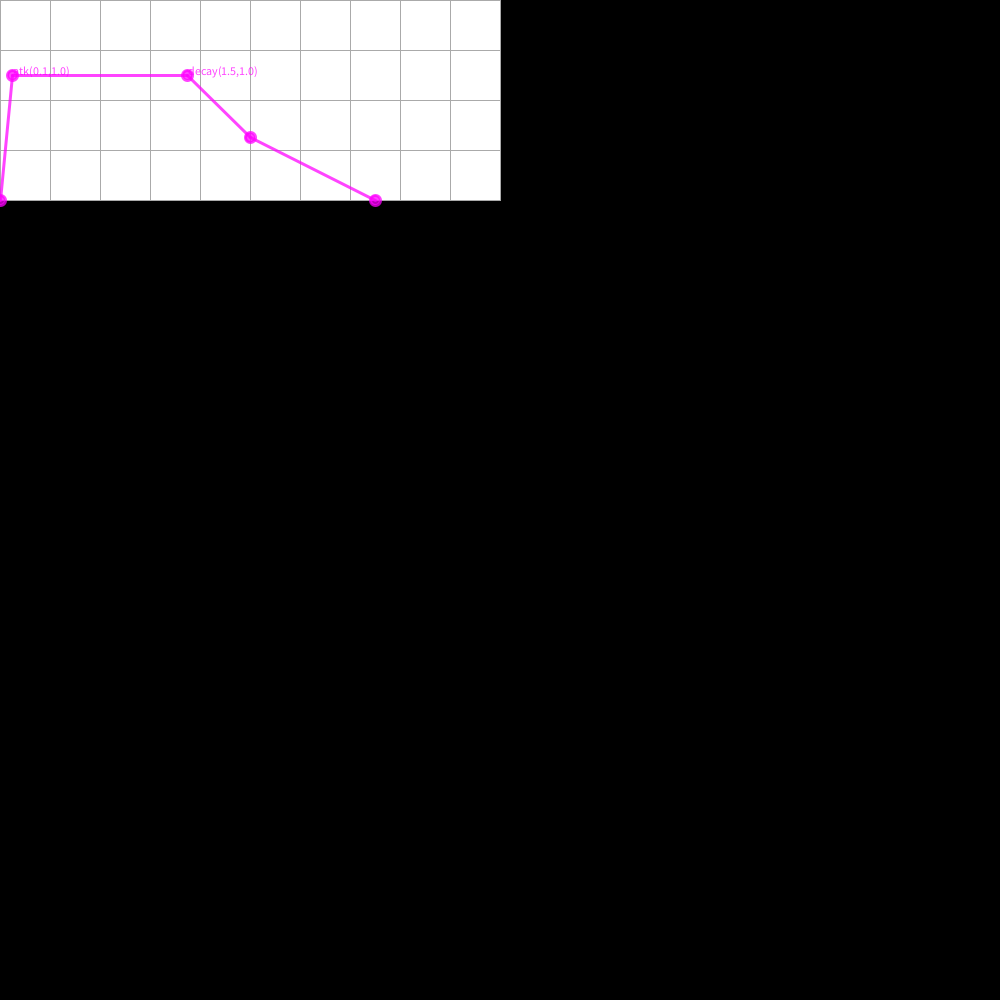
Frame 1 (no input)
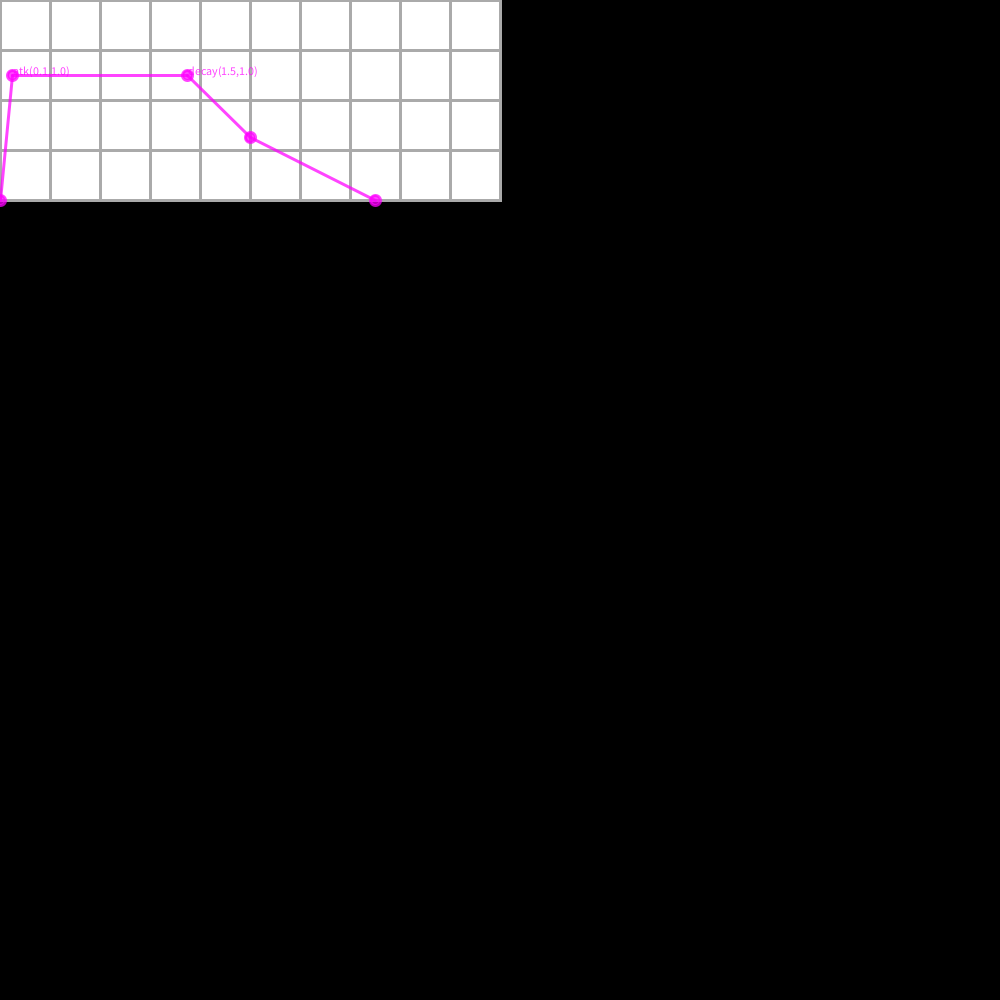
Frame 60 (the mouse pressed at the canvas centre just before this capture)
Frame 120 (the mouse held since frame 60 and released just before this capture): identical to frame 60, image omitted

The Processing sketch that drew these frames (run headless with seeded random() and noise(); from frame 60 on, the mouse is pressed at the canvas centre):

// Processing sketch: EnvelopeShaperBroke
// ── EnvelopeShaperBroke.pde
EnvelopeShaper env;
void setup(){
  size(1000,1000);
  env = new EnvelopeShaper(0,0,500,200,255,0xbbff00ff);
  
  
}


void draw(){
  background(0);
  env.drawEnvelope(0,0,10);
  //env.updateR();
}

  void mouseDragged(){
    float distance = dist(env.attack.x*env.w/4, env.h-env.attack.y*env.w/4, mouseX, mouseY);
   if(distance < 20){
    
     env.attack.x = mouseX/env.w/4;
     env.attack.y = mouseY/env.w/4;
    
    println(env.attack.y);
    }
  }
// ── Envelop.pde
class EnvelopeShaper{
  PVector[] adsr, adsrScale;
  PVector start;
  PVector attack;
  PVector decay;
  PVector sustain;
  PVector release;
  //PVector end;
  float x, y, w,h;
  color fg, bg;
  float yScalar;
  float xScalar;
  
  
  EnvelopeShaper(float _x, float _y, float _w, float _h, color _bg, color _fg){
   adsr = new PVector[5];
   float defaultY[] = {0, 1, 0.8, 0.5, 0.0};
    // adsr[0] = new PVector(0,0);
    for(int i=0; i<adsr.length; i++){
      adsr[i] = new PVector(float(i)/2,defaultY[i]);
    }
    adsrScale = new PVector[5];
    for(int i=0; i<adsrScale.length; i++){
      adsr[i] = new PVector(float(i)/2,defaultY[i]);
    }
    
    printArray(adsr);
    start = new PVector(0,0);
   attack = new PVector(0.1,1);
   decay = new PVector(1.5, 1.0);
   sustain = new PVector(2.0, 0.5);
   release = new PVector(3.0, 0); 
   
   x = _x;
   y = _y;
   w = _w;
   h = _h;
   fg = _fg;
   bg = _bg;
   
  }
  
  void drawEnvelope(float xpos, float ypos, float diam){
    float s=w/4;
    //background
    fill(bg);
    stroke(0xffaaaaaa);
    rect(xpos, ypos, w, h);
    PVector relative = new PVector(xpos, ypos);
    for(int i=0; i<=w; i+=w/10){
      for(int j=0; j <=h; j+=w/10){
        line(i,j,i,h);
        line(0,j,w,j);
      }
    }
    
    //lines
    stroke(fg);
    strokeWeight(3);
    noFill();
    
    line(start.x*s+xpos, h-start.y*s+ypos, attack.x*s+xpos, h-attack.y*s+ypos);
    line(attack.x*s+xpos, h-attack.y*s+ypos, decay.x*s+xpos, h-decay.y*s+ypos);
    line(decay.x*s+xpos, h-decay.y*s+ypos, sustain.x*s+xpos, h-sustain.y*s+ypos);
    line(sustain.x*s+xpos, h-sustain.y*s+ypos, release.x*s+xpos, h-release.y*s+ypos);
    //dots
    fill(fg);
    ellipse(start.x*s+xpos, h-(start.y*s+ypos), diam, diam);
    ellipse(attack.x*s+xpos, h-(attack.y*s+ypos), diam, diam);
    ellipse(decay.x*s+xpos, h-(decay.y*s+ypos), diam, diam);
    ellipse(sustain.x*s+xpos, h-(sustain.y*s+ypos), diam, diam);
    ellipse(release.x*s+xpos, h-(release.y*s+ypos), diam, diam);
    
    //coordinates
    
    text("atk(" + attack.x +"," + attack.y +")", (attack.x*s+xpos), (h-attack.y*s+ypos));
    text("decay(" + decay.x +"," + decay.y +")", (decay.x*s+xpos), (h-decay.y*s+ypos));
  }
  
  void updateR(){
    release.x = map(mouseX, 0, width, 0, 3);
    release.x = constrain(release.x, sustain.x, 3);
  }
  

}
